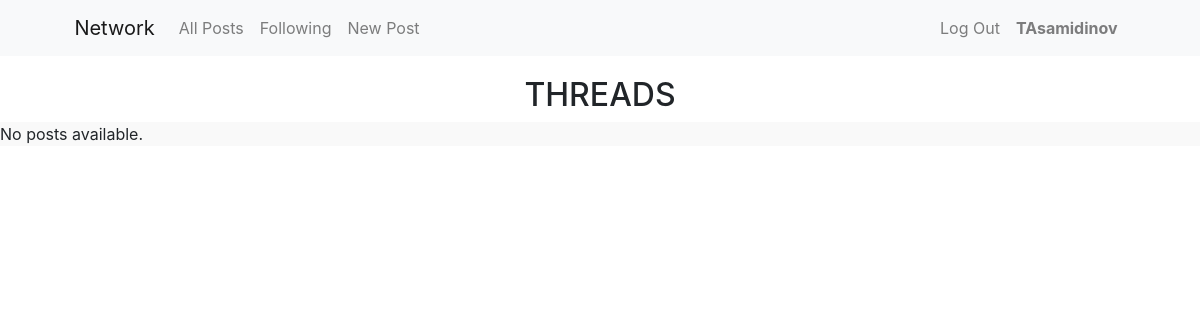
The app's page /following (signed in), older data.
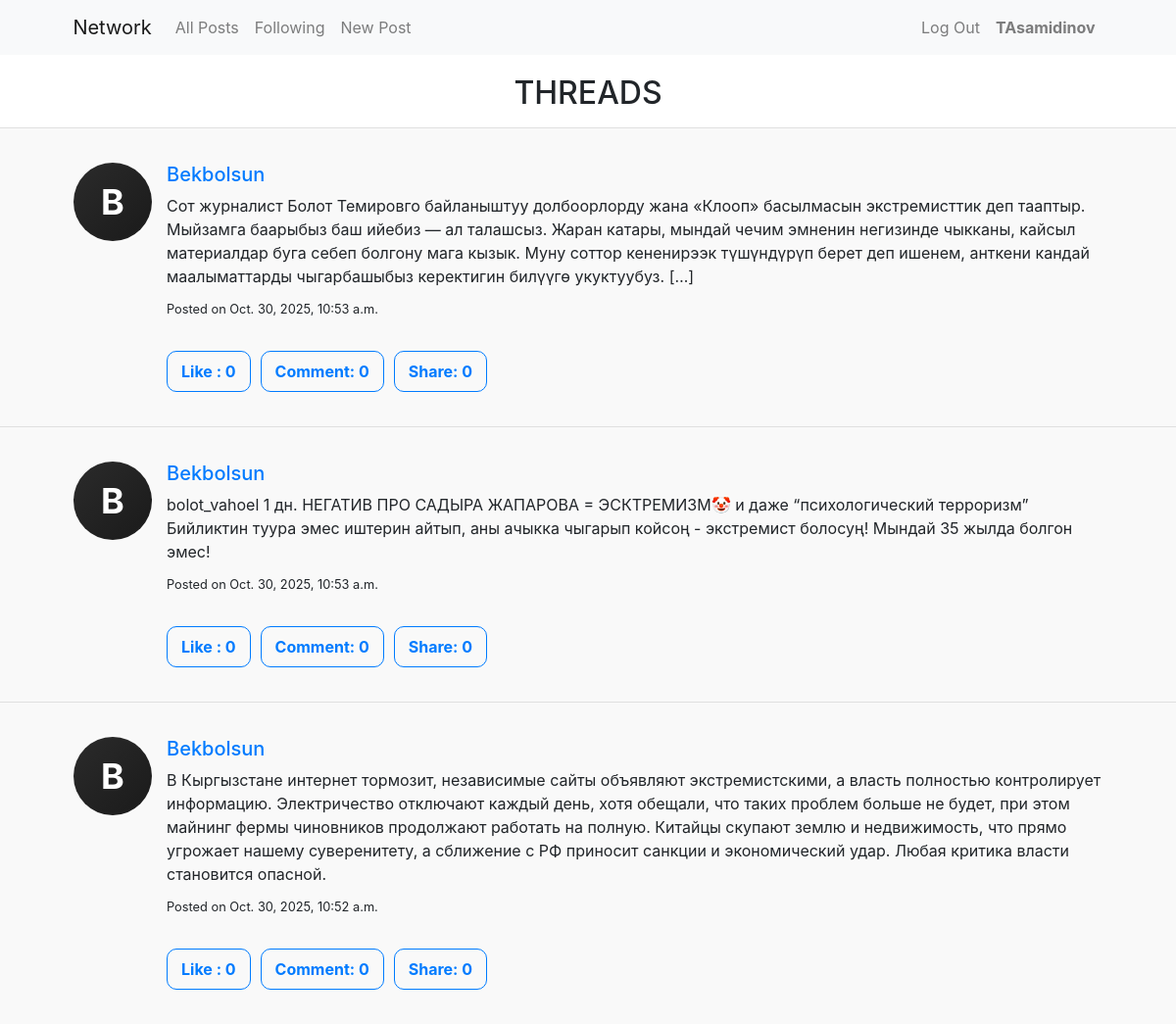
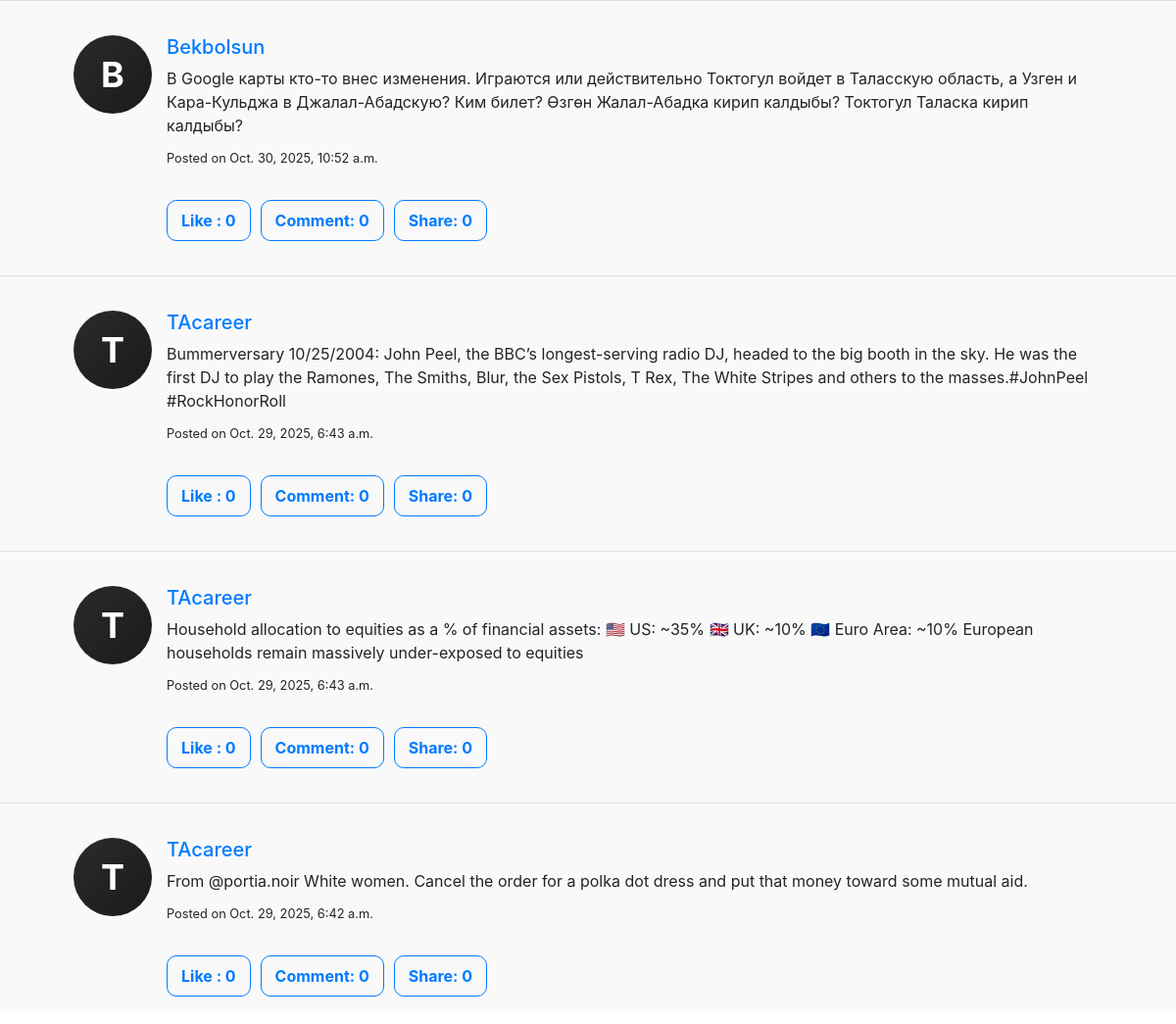
The same page, newer data (2 pictures, top to bottom).
### network/models.py (models this page shows, shortened)
class Post(models.Model):
    author = models.ForeignKey(User, on_delete=models.CASCADE, related_name="posts")
    content = models.TextField()
    timestamp = models.DateTimeField(auto_now_add=True)
    likes = models.IntegerField(default=0)
    liked_by = models.ManyToManyField(User, related_name="liked_posts", blank=True)

class User(AbstractUser):
    followers = models.ManyToManyField(
        'self',
        symmetrical=False,
        related_name='following',
        through='Follow',
        through_fields=('to_user', 'from_user'),
        blank=True,
    )

### network/views.py (the view)
# urls.py: path("following", views.following, name="following"),
def following(request):
        followed_users = Follow.objects.filter(from_user=request.user).values_list("to_user", flat=True)
        posts = Post.objects.filter(author__in=followed_users).order_by("-timestamp")
        return render(request, "network/following.html", {
            "posts": posts
        })

### network/templates/network/following.html (shortened to what this page needs)
{% extends "network/layout.html" %}
{% load static %}
{% block body %}
  <h2 class="threads">THREADS</h2>
  <div id="posts-area" class="posts-area">
      {% for post in posts %}
        <hr>
        <div class="post-card mx-auto">
          <div class="post-left">
            <div class="post-avatar">
              <span>{{ post.author.username|slice:":1"|upper }}</span>
            </div>
          </div>
          <div class="post-right">
            <h5><a href="{% url 'profile' post.author.username %}">{{ post.author.username }}</a></h5>
            <p>{{ post.content }}</p>
            <small>Posted on {{ post.timestamp }}</small>
            <br><br>
            <div class="post-actions mt-2 d-flex gap-2">
              <div class="post">
                <button
                  class="btn btn-outline-primary like-btn {% if user in post.liked_by.all %}active{% endif %}"
                  data-post-id="{{ post.id }}">
                  {% if user in post.liked_by.all %}
                    Unlike
                  {% else %}
                    Like
                  {% endif %}
                  : <span id="like-count-{{ post.id }}">{{ post.liked_by.count }}</span>
                </button>
              </div>
              <button class="btn btn-outline-primary">Comment: 0</button>
              <button class="btn btn-outline-primary">Share: 0</button>
            </div>
          </div>
        </div>
      {% empty %}
        <p>No posts available.</p>
      {% endfor %}
  </div>
{% endblock %}

Row changes from the older to the newer data that the page shows:
added Post: author.username "B", author.username "Bekbolsun", content "Сот журналист Болот Темировго байланыштуу долбоорлорду жана «Клооп» басылмасын экстремисттик деп тааптыр. Мыйзамга баарыбыз баш ийебиз — ал талашсыз. Жаран катары, мындай чечим эмненин негизинде чыкканы, кайсыл материалдар буга себеп болгону мага кызык. Муну соттор кененирээк түшүндүрүп берет деп ишенем, анткени кандай маалыматтарды чыгарбашыбыз керектигин билүүгө укуктуубуз. […]", timestamp "Oct. 30, 2025, 10:53 a.m.", shows "Like", liked_by.count "0"
added Post: author.username "B", author.username "Bekbolsun", content "bolot_vahoel 1 дн. НЕГАТИВ ПРО САДЫРА ЖАПАРОВА = ЭСКТРЕМИЗМ🤡 и даже “психологический терроризм” Бийликтин туура эмес иштерин айтып, аны ачыкка чыгарып койсоң - экстремист болосуң! Мындай 35 жылда болгон эмес!", timestamp "Oct. 30, 2025, 10:53 a.m.", shows "Like", liked_by.count "0"
added Post: author.username "B", author.username "Bekbolsun", content "В Кыргызстане интернет тормозит, независимые сайты объявляют экстремистскими, а власть полностью контролирует информацию. Электричество отключают каждый день, хотя обещали, что таких проблем больше не будет, при этом майнинг фермы чиновников продолжают работать на полную. Китайцы скупают землю и недвижимость, что прямо угрожает нашему суверенитету, а сближение с РФ приносит санкции и экономический удар. Любая критика власти становится опасной.", timestamp "Oct. 30, 2025, 10:52 a.m.", shows "Like", liked_by.count "0"
added Post: author.username "B", author.username "Bekbolsun", content "В Google карты кто-то внес изменения. Играются или действительно Токтогул войдет в Таласскую область, а Узген и Кара-Кульджа в Джалал-Абадскую? Ким билет? Өзгөн Жалал-Абадка кирип калдыбы? Токтогул Таласка кирип калдыбы?", timestamp "Oct. 30, 2025, 10:52 a.m.", shows "Like", liked_by.count "0"
now on this page (row unchanged): Post: author.username "T", author.username "TAcareer", content "Bummerversary 10/25/2004: John Peel, the BBC’s longest-serving radio DJ, headed to the big booth in the sky. He was the first DJ to play the Ramones, The Smiths, Blur, the Sex Pistols, T Rex, The White Stripes and others to the masses.#JohnPeel #RockHonorRoll", timestamp "Oct. 29, 2025, 6:43 a.m.", shows "Like", liked_by.count "0"
now on this page (row unchanged): Post: author.username "T", author.username "TAcareer", content "Household allocation to equities as a % of financial assets: 🇺🇸 US: ~35% 🇬🇧 UK: ~10% 🇪🇺 Euro Area: ~10% European households remain massively under-exposed to equities", timestamp "Oct. 29, 2025, 6:43 a.m.", shows "Like", liked_by.count "0"
now on this page (row unchanged): Post: author.username "T", author.username "TAcareer", content "From @portia.noir White women. Cancel the order for a polka dot dress and put that money toward some mutual aid.", timestamp "Oct. 29, 2025, 6:42 a.m.", shows "Like", liked_by.count "0"
Text that changed along with them:
text no longer shown: "No posts available."
